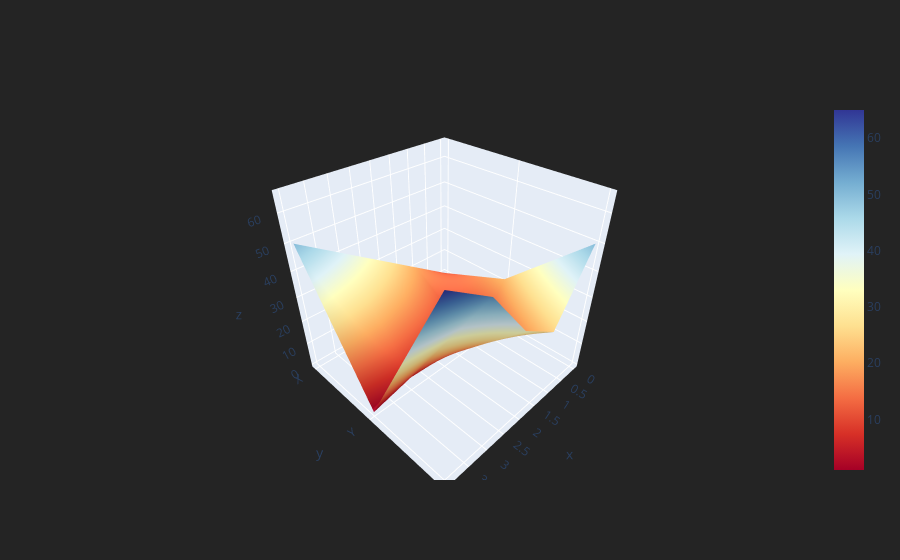

Notebook code cell kept with this figure:
### Code cell
df21.iplot(kind='surface',colorscale='rdylbu')

### Figure 1 — Plotly figure (JSON) as saved in the notebook; plotly's stock layout.template omitted (floating-point values rounded to 4 significant figures)
{"data": [{"colorscale": [[0, "rgb(165,0,38)"], [0.1, "rgb(215,48,39)"], [0.2, "rgb(244,109,67)"], [0.3, "rgb(253,174,97)"], [0.4, "rgb(254,224,144)"], [0.5, "rgb(255,255,191)"], [0.6, "rgb(224,243,248)"], [0.7, "rgb(171,217,233)"], [0.8, "rgb(116,173,209)"], [0.9, "rgb(69,117,180)"], [1, "rgb(49,54,149)"]], "type": "surface", "x": [0, 1, 2, 3, 4], "y": ["X", "Y", "Z"], "z": [[10, 20, 30, 40, 50], [22, 2, 4, 5, 1], [50, 25, 35, 55, 65]]}], "layout": {"legend": {"bgcolor": "#242424", "font": {"color": "#F4F4F4"}}, "paper_bgcolor": "#242424", "plot_bgcolor": "#242424", "title": {"font": {"color": "#F4F4F4"}}, "xaxis": {"gridcolor": "#343434", "showgrid": true, "tickfont": {"color": "#A4A4A4"}, "title": {"font": {"color": "#A4A4A4"}, "text": ""}, "zerolinecolor": "#444444"}, "yaxis": {"gridcolor": "#343434", "showgrid": true, "tickfont": {"color": "#A4A4A4"}, "title": {"font": {"color": "#A4A4A4"}, "text": ""}, "zerolinecolor": "#444444"}}}
